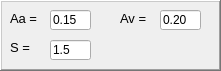
      <widget class="QFrame" name="SeismicDataCCCSR_84">
       <property name="geometry">
        <rect>
         <x>710</x>
         <y>210</y>
         <width>221</width>
         <height>71</height>
        </rect>
       </property>
       <property name="frameShape">
        <enum>QFrame::WinPanel</enum>
       </property>
       <property name="frameShadow">
        <enum>QFrame::Raised</enum>
       </property>
       <widget class="QLineEdit" name="Av_84">
        <property name="geometry">
         <rect>
          <x>160</x>
          <y>10</y>
          <width>41</width>
          <height>20</height>
         </rect>
        </property>
        <property name="text">
         <string>0.20</string>
        </property>
        <property name="placeholderText">
         <string>3.5</string>
        </property>
       </widget>
       <widget class="QLabel" name="label_89">
        <property name="geometry">
         <rect>
          <x>120</x>
          <y>10</y>
          <width>41</width>
          <height>16</height>
         </rect>
        </property>
        <property name="font">
         <font>
          <family>Arial</family>
          <pointsize>10</pointsize>
          <weight>50</weight>
          <italic>false</italic>
          <bold>false</bold>
         </font>
        </property>
        <property name="text">
         <string>Av =</string>
        </property>
       </widget>
       <widget class="QLabel" name="label_92">
        <property name="geometry">
         <rect>
          <x>10</x>
          <y>40</y>
          <width>31</width>
          <height>16</height>
         </rect>
        </property>
        <property name="font">
         <font>
          <family>Arial</family>
          <pointsize>10</pointsize>
          <weight>50</weight>
          <italic>false</italic>
          <bold>false</bold>
         </font>
        </property>
        <property name="text">
         <string>&lt;html&gt;&lt;head/&gt;&lt;body&gt;&lt;p&gt;S =&lt;/p&gt;&lt;/body&gt;&lt;/html&gt;</string>
        </property>
       </widget>
       <widget class="QLineEdit" name="Aa_84">
        <property name="geometry">
         <rect>
          <x>50</x>
          <y>10</y>
          <width>41</width>
          <height>20</height>
         </rect>
        </property>
        <property name="text">
         <string>0.15</string>
        </property>
        <property name="placeholderText">
         <string>4.0</string>
        </property>
       </widget>
       <widget class="QLineEdit" name="S_84">
        <property name="geometry">
         <rect>
          <x>50</x>
          <y>40</y>
          <width>41</width>
          <height>20</height>
         </rect>
        </property>
        <property name="text">
         <string>1.5</string>
        </property>
        <property name="placeholderText">
         <string>4.0</string>
        </property>
       </widget>
       <widget class="QLabel" name="label_94">
        <property name="geometry">
         <rect>
          <x>10</x>
          <y>10</y>
          <width>31</width>
          <height>16</height>
         </rect>
        </property>
        <property name="font">
         <font>
          <family>Arial</family>
          <pointsize>10</pointsize>
          <weight>50</weight>
          <italic>false</italic>
          <bold>false</bold>
         </font>
        </property>
        <property name="text">
         <string>Aa =</string>
        </property>
       </widget>
      </widget>
